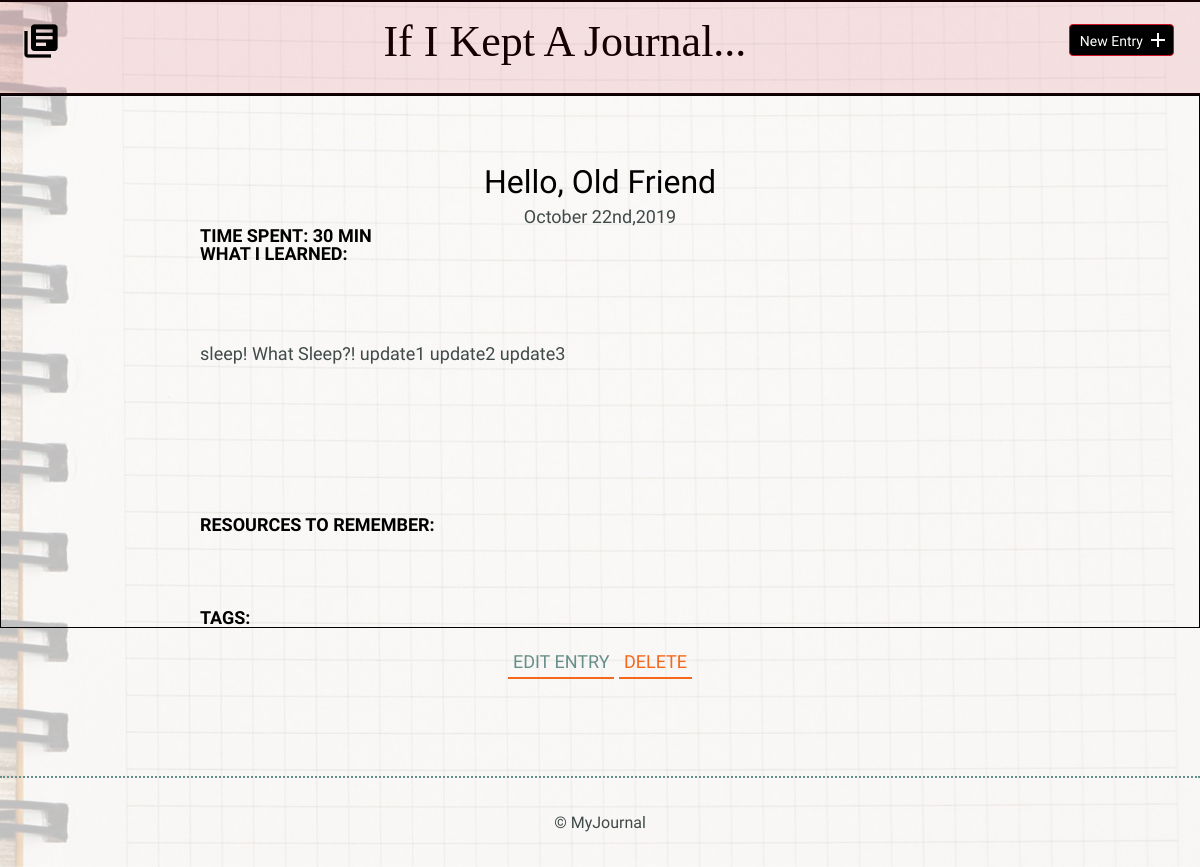
The app's page /detail.php?id=7 with its own data.
### tables this page shows
CREATE TABLE "entries" (
	"id"	INTEGER UNIQUE,
	"title"	TEXT,
	"date"	TEXT,
	"time_spent"	INTEGER,
	"learned"	BLOB,
	"resources"	BLOB,
	PRIMARY KEY("id")
);

### inc/functions.php (called while the page is built, shortened)
<?php
function get_detail_page($id){
  include "connection.php";
  $sql = 'SELECT entries.*, group_concat(tags.tag) AS tags FROM entries
  LEFT JOIN tags ON entries.id = tags.entry_id
  WHERE id = ?
  GROUP BY entries.id';
  try {
       $results = $db->prepare($sql);
       $results->bindValue(1, $id, PDO::PARAM_INT);
       $results->execute();
  } catch (Exception $e){
      echo "Error!:" . $e->getMessage() . "<br />";
      return false;
  }
  return $results->fetch();
}
 ?>

### detail.php (the view, shortened to what this page needs)
<?php
require 'inc/functions.php';
$id = filter_input(INPUT_GET, 'id', FILTER_SANITIZE_NUMBER_INT);
if(isset($_GET['id'])){
  $entry = get_detail_page($id);
}
include 'inc/header.php'; ?>
<html>
    <head>
        <link rel="stylesheet" href="css/normalize.css">
        <link rel="stylesheet" href="css/site.css">
    </head>
            <div class="container">
            </div>
        <section>
            <div class="container">
                <div class="entry-list single">
                    <article>
                      <h2><?php echo $entry['title']; ?></h2>
                      <time><?php echo date('F jS,Y',strtotime($entry['date'])); ?></time>
                            <h3 style= "text-align:left;">Time Spent:<?php echo "<time> " . $entry['time_spent'] . "</time>"; ?></h3>
                            <h3 style= "text-align:left;">What I Learned:</h3>
                            <p class="entry"><?php echo $entry['learned']; ?></p>
                        </div>
                        <div class="entry">
                            <h3>Resources to Remember:</h3>
                        </div>
                        <div class="entry">
                            <h3>Tags:</h3>
                        </div>
                </div>
            <div class="edit">
                <p><a href="edit.php?id=<?php echo $id; ?>">Edit Entry</a>
                <a href="delete.php?id=<?php echo $id; ?>"style='color:#f5671b'>Delete</a></p>
            </div>
        </section>
        <?php include 'inc/footer.php'; ?>
    </body>
</html>

### css/site.css (style rules this page uses)
.container { margin: 0 auto; padding: 0 25px; border: 1px solid black; }
h1, h2, h3 { margin: 0; font-weight: 400; line-height: 1em; color: #000; }
h2 { font-size: 32px; }
h3 { font-size: 18px; font-family: 'Work Sans', serif; font-weight: 600; text-transform: uppercase; }
p { line-height: 1.8em; font-size: 18px; }
p a { border-bottom: 2px solid #f5671b; padding: 5; color: #678f89; text-decoration: none; }
.entry-list, .edit-entry, .new-entry { max-width: 800px; margin: 0 auto; padding: 70px 0 150px 0; }
.entry-list article { margin-bottom: 80px; text-align: center; }
.entry-list article:last-child { margin-bottom: 0; }
.entry-list article h2 { margin-bottom: 8px; }
.entry-list.single { padding-bottom: 70px; }
.entry-list.single time { font-size: 18px; }
.entry { max-width: 800px; margin: 75px auto 0 auto; text-align: left; }
.edit { padding-bottom: 80px; text-align: center; margin: 0 auto; }
.edit a { font-weight: 400; text-transform: uppercase; font-size: 18px; }

### records on screen
entries: title "Hello, Old Friend", date "October 22nd,2019", time_spent "30 MIN", learned "sleep! What Sleep?! update1 update2 update3"
